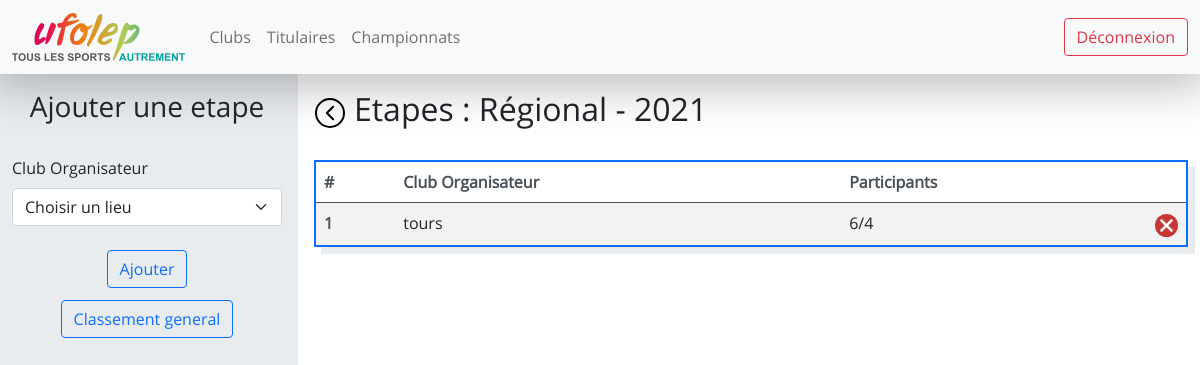
Screenshot of /championnat-13/etapes/ (signed in) with the database file from the repository.
### website/models.py (models this page shows)
class Championnat_type(db.Model) :
    __tablename__ = "championnat_type"
    id = db.Column(db.Integer, primary_key=True)
    type = db.Column(db.String(50), nullable=False)
    nb_etapes_max = db.Column(db.Integer, nullable=False)
    championnats =  db.relationship('Championnat', backref='championnat_type', lazy=True)

class Championnat(db.Model) :
    __tablename__ = "championnat"
    id = db.Column(db.Integer, primary_key=True)
    championnat_type_id = db.Column(db.Integer, db.ForeignKey('championnat_type.id'), nullable=False)
    annee = db.Column(db.Integer, nullable=False)
    etapes = db.relationship('Etape', backref='championnat', lazy=True, cascade="all, delete")

class Club(db.Model) :
    __tablename__ = "club"
    id = db.Column(db.Integer, primary_key=True)
    ville = db.Column(db.String(100), unique=True, nullable=False)
    initiales = db.Column(db.String(5), unique=True, nullable=False)
    titulaires = db.relationship('Titulaire', backref='club', lazy=True)
    etapes = db.relationship('Etape', cascade="all, delete-orphan",backref='club', lazy=True)

### website/views.py (the view)
@views.route("/championnat-<championnat_id>/etapes/")
@login_required
def etapes(championnat_id) :
    championnat = Championnat.query.filter_by(id=championnat_id).first()
    if championnat is not None :
        championnat_type = Championnat_type.query.filter_by(id=championnat.championnat_type_id).first().type
        clubs = Club.query.all()
        etapes = get_etapes_dict(championnat)
        return render_template('etapes.html', championnat=championnat, championnat_type=championnat_type, clubs=clubs, etapes=etapes)
    return render_template('404.html'), 404

### app.py (called while the page is built)
@app.teardown_appcontext
def shutdown_session(exception=None):
    db.session.remove()

### website/__init__.py (called while the page is built)
def create_app() :
    app = Flask(__name__)
    app.config["SECRET_KEY"] = "ti=his is a test"
    app.config['SQLALCHEMY_DATABASE_URI'] = 'sqlite:///database.db'
    app.config['SQLALCHEMY_TRACK_MODIFICATIONS'] = True
    db.init_app(app)
    login_manager = LoginManager()
    login_manager.login_view = "auth.login"
    login_manager.init_app(app)
    from .models import User
    @login_manager.user_loader
    def load_user(user_id) :
        return User.query.get(int(user_id))
    from .views import views
    from .auth import auth
    app.register_blueprint(views, url_prefix="/")
    app.register_blueprint(auth, url_prefix="/")
    db.create_all(app=app)
    return app

### website/views.py (called while the page is built)
def get_etapes_dict(championnat) :
    etapes_list = championnat.etapes
    etapes = []
    for etape in etapes_list :
        etapes.append({
            'id': etape.id,
            'club': Club.query.filter_by(id=etape.lieu_id).first().ville,
            'participants': len(Participant_etape.query.filter_by(etape_id=etape.id).all()),
            'nb_titulaires': len(Titulaire.query.all())
        })
    return etapes

### website/templates/etapes.html (shortened to what this page needs)
{% extends "logged.html" %}
{% block logged_css %}
<link
    href="{{ url_for('static', filename='clubs.css') }}"
    rel="stylesheet"
>
{% endblock %}
{% block left_col %}
<form class="" method="post">
    <div class="title horizontal-flex mb-4">
        <h3>Ajouter une etape</h3>
    </div>
    <div class="mb-4">
        <label for="lieu" class="form-label">Club Organisateur</label>
        <select id="lieu" name="lieuId" class="form-select {% if lieu %}is-invalid{% endif %}">
            <option value="none" selected>Choisir un lieu</option>
        </select>
    </div>
    <div class="horizontal-flex">
        <button style="margin-bottom: 12px;" type="submit" class="btn btn-outline-primary">Ajouter</button>
    </div>
</form>
<form method="post" action="{{url_for('views.generer_pdf_classement_general',championnat_id=championnat.id)}}">
    <div class="horizontal-flex">
        <button type="submit" class="btn btn-outline-primary">Classement general</button>
    </div>
</form>
{% endblock %}
{% block right_col %}
<div class="title mb-4">
    <div class="center-flex me-2">
        <a href="{{ url_for('views.championnats') }}"><img class="back" src="{{ url_for('static', filename='back.svg') }}" alt="Retour"></a>
    </div>
    <h2>Etapes : {{ championnat_type }} - {{ championnat.annee }}</h2>
</div>
<table class="table table-striped table-hover">
    <thead>
        <tr>
            <th scope="col">#</th>
            <th scope="col">Club Organisateur</th>
            <th scope="col">Participants</th>
            <th>  </th>
        </tr>
    </thead>
    <tbody>
        {% for etape in etapes %}
        <tr>
            <th scope="row" onclick="window.location='{{ url_for('views.etape', championnat_id=championnat.id, etape_id=etape['id'])}}';">{{ loop.index }}</th>
            <td onclick="window.location='{{ url_for('views.etape', championnat_id=championnat.id, etape_id=etape['id'])}}';">{{ etape['club'] }}</td>
            <td onclick="window.location='{{ url_for('views.etape', championnat_id=championnat.id, etape_id=etape['id'])}}';">{{ etape['participants'] }}/{{ etape['nb_titulaires'] }}</td>
            <td class="img"><a href="#" onclick="delete_etape({{ etape['id'] }}, event)"><img src="{{ url_for('static', filename='delete.svg') }}" alt="Supprimer"></a></td>
        </tr>
        {% endfor %}
    </tbody>
</table>
{% endblock %}

### website/static/main.css (style rules this page uses)
* { padding: 0; margin: 0; }
html, body { font-family: open-sans; overflow: hidden; }
select { font-family: open-sans; }
.center-flex { display: flex; align-items: center; justify-content: center; }
.horizontal-flex { display: flex; justify-content: center; }
img.back { height: 2rem; }
.table { box-shadow: 7px 7px 0 0 var(--bs-gray-200); border: 2px solid var(--bs-blue) !important; }
.table th { color: var(--bs-gray-700); border-color: var(--bs-gray-400); }
.table td { border-color: var(--bs-gray-400); }

### website/static/clubs.css (style rules this page uses)
tr { cursor: pointer; }
.title { display: flex; }
td.img { width: 2.5rem; cursor: pointer; }
td.img img { max-height: 100%; //width: auto; height: auto; max-width: 100%; }

### rows the page displays
Championnat_type: type "Régional"
Championnat: annee "2021"
Club: club "tours", participants "6", nb_titulaires "4"
